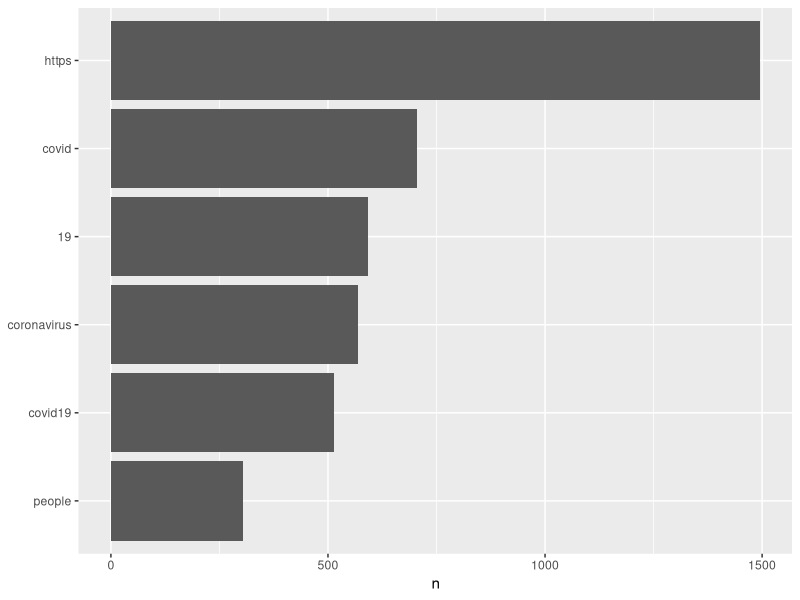

Write R code to recreate this figure. (Note: this script raises an error after producing the figure.)


# Tutorial 4: Framegrams ---------------------------------------------------


# This script is a basic framegram tutorial Framegram is a portmanteau of ngram and (linguistic) frame. The tutorial helps users explore the way COVID is framed in true and fake news tweets. 


# Pre-flight --------------------------------------------------------------

# Load libraries 
library(tidyverse)
library(tidytext)

# Load data
data <- read_csv("datasets/covid_fake_news.csv")


# Trigrams ----------------------------------------------------------------

# Visualize most commonly occurring terms (For details see Tutorial 3)
data %>%
  unnest_tokens(word, tweet) %>%
  anti_join(stop_words) %>%
  count(word, sort = TRUE) %>%
  filter(n > 300) %>%
  mutate(word = reorder(word, n)) %>%
  ggplot(aes(x=word, y=n)) +
  geom_col() +
  xlab(NULL) +
  coord_flip()

# Visualize most commonly occurring trigrams (take 1)
data %>%
  unnest_tokens(trigram, tweet, token = "ngrams", n=3) %>% 
  anti_join(stop_words) %>%
  count(trigram, sort = TRUE) %>%
  filter(n > 300) %>%
  mutate(trigram = reorder(trigram, n)) %>%
  ggplot(aes(x=trigram, y=n)) +
  geom_col() +
  xlab(NULL) +
  coord_flip()


# Visualize most commonly occurring trigrams (take 2)
data %>%
  unnest_tokens(trigram, tweet, token = "ngrams", n=3) %>% 
  #anti_join(stop_words) %>%
  count(trigram, sort = TRUE) %>%
  filter(n > 300) %>%
  mutate(trigram = reorder(trigram, n)) %>%
  ggplot(aes(x=trigram, y=n)) +
  geom_col() +
  xlab(NULL) +
  coord_flip()

# Visualize most commonly occurring trigrams (take 3)
data %>%
  unnest_tokens(trigram, tweet, token = "ngrams", n=3) %>% 
  #anti_join(stop_words) %>%
  count(trigram, sort = TRUE) %>%
  filter(n > 50) %>%
  mutate(trigram = reorder(trigram, n)) %>%
  ggplot(aes(x=trigram, y=n)) +
  geom_col() +
  xlab(NULL) +
  coord_flip()



# Framegrams --------------------------------------------------------------

#stringr::str_detect()
?str_detect()

str_detect("chicken", "c")

str_detect("chicken", "z")


# Covid framegram 
data %>%
  unnest_tokens(trigram, tweet, token = "ngrams", n=3) %>% 
  count(trigram, sort = TRUE) %>%
  filter(str_detect(trigram,"covid")) %>% 
  filter(n > 10) %>% # note filter change
  mutate(trigram = reorder(trigram, n)) %>%
  ggplot(aes(x=trigram, y=n)) +
  geom_col() +
  xlab(NULL) +
  coord_flip()


# COVID framegram (clean and find variants)
data %>%
  mutate(tweet_clean = str_remove_all(tweet, "19")) %>% # removes all 19s to eliminate "covid 19" problem
  unnest_tokens(trigram, tweet_clean, token = "ngrams", n=3) %>% 
  count(trigram, sort = TRUE) %>%
  filter(str_detect(trigram,"cov|corona|virus|sars")) %>% 
  filter(n > 10) %>% 
  mutate(trigram = reorder(trigram, n)) %>%
  ggplot(aes(x=trigram, y=n)) +
  geom_col() +
  xlab(NULL) +
  coord_flip()


# Addressing Stop Words ----------------------------------------------------

#stringr::str_count()
?str_count()

str_detect("chicken", "c")

str_count("chicken", "c")

#paste
paste(stop_words$word)

#paste
paste(stop_words$word, collapse = "|")


# Remove double stopword framegrams 
data %>%
  mutate(tweet_clean = str_remove_all(tweet, "19")) %>% 
  unnest_tokens(trigram, tweet_clean, token = "ngrams", n=3) %>% 
  count(trigram, sort = TRUE) %>%
  filter(str_detect(trigram,"cov|corona|virus|sars")) %>% 
  filter(str_count(trigram,paste(stop_words$word, collapse = "|")) < 2) %>%
  filter(n > 10) %>% 
  mutate(trigram = reorder(trigram, n)) %>%
  ggplot(aes(x=trigram, y=n)) +
  geom_col() +
  xlab(NULL) +
  coord_flip()


# WTF, eh?!  
str_count("coronavirus",paste(stop_words$word, collapse = "|"))

str_count("coronavirus","or")

str_count("coronavirus","\\bor\\b") # \\b = word boundary

stop_words_bounded <- paste0("\\b", stop_words$word, "\\b", collapse = "|")

str_count("coronavirus", stop_words_bounded)

# Remove double stopword framegrams 
data %>%
  mutate(tweet_clean = str_remove_all(tweet, "19")) %>%
  unnest_tokens(trigram, tweet_clean, token = "ngrams", n=3) %>% 
  #anti_join(stop_words) %>%
  count(trigram, sort = TRUE) %>%
  filter(str_detect(trigram,"cov|corona|virus|sars")) %>% 
  filter(str_count(trigram,stop_words_bounded) < 2) %>%
  filter(n > 10) %>% 
  mutate(trigram = reorder(trigram, n)) %>%
  ggplot(aes(x=trigram, y=n)) +
  geom_col() +
  xlab(NULL) +
  coord_flip()
